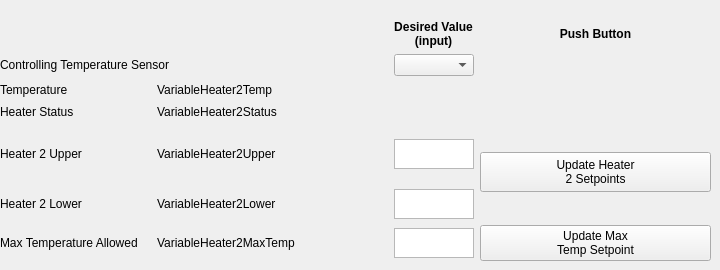
    <widget class="QWidget" name="TabHeater2">
     <attribute name="title">
      <string>Heater 2</string>
     </attribute>
     <widget class="QWidget" name="gridLayoutWidget_3">
      <property name="geometry">
       <rect>
        <x>0</x>
        <y>20</y>
        <width>711</width>
        <height>241</height>
       </rect>
      </property>
      <layout class="QGridLayout" name="gridLayout_3">
       <item row="6" column="2" alignment="Qt::AlignHCenter">
        <widget class="QTextEdit" name="InputHeater2Lower">
         <property name="maximumSize">
          <size>
           <width>80</width>
           <height>30</height>
          </size>
         </property>
        </widget>
       </item>
       <item row="4" column="3" rowspan="3">
        <widget class="QPushButton" name="ButtonUpdateHeater2Setpoints">
         <property name="maximumSize">
          <size>
           <width>500</width>
           <height>40</height>
          </size>
         </property>
         <property name="text">
          <string>Update Heater 
2 Setpoints</string>
         </property>
        </widget>
       </item>
       <item row="7" column="2" alignment="Qt::AlignHCenter|Qt::AlignVCenter">
        <widget class="QTextEdit" name="InputHeater2MaxTemp">
         <property name="maximumSize">
          <size>
           <width>80</width>
           <height>30</height>
          </size>
         </property>
        </widget>
       </item>
       <item row="3" column="1">
        <widget class="QLabel" name="VariableHeater2Status">
         <property name="maximumSize">
          <size>
           <width>500</width>
           <height>40</height>
          </size>
         </property>
         <property name="text">
          <string>VariableHeater2Status</string>
         </property>
        </widget>
       </item>
       <item row="3" column="0">
        <widget class="QLabel" name="LabelHeater2Status">
         <property name="maximumSize">
          <size>
           <width>151</width>
           <height>16</height>
          </size>
         </property>
         <property name="text">
          <string>Heater Status</string>
         </property>
        </widget>
       </item>
       <item row="7" column="3">
        <widget class="QPushButton" name="ButtonUpdateHeater2MaxTemp">
         <property name="maximumSize">
          <size>
           <width>500</width>
           <height>40</height>
          </size>
         </property>
         <property name="text">
          <string>Update Max 
Temp Setpoint</string>
         </property>
        </widget>
       </item>
       <item row="0" column="2" alignment="Qt::AlignHCenter">
        <widget class="QLabel" name="HeaderDesiredValue_3">
         <property name="maximumSize">
          <size>
           <width>500</width>
           <height>40</height>
          </size>
         </property>
         <property name="font">
          <font>
           <weight>75</weight>
           <bold>true</bold>
          </font>
         </property>
         <property name="text">
          <string>Desired Value 
(input)</string>
         </property>
         <property name="alignment">
          <set>Qt::AlignCenter</set>
         </property>
        </widget>
       </item>
       <item row="7" column="0">
        <widget class="QLabel" name="LabelHeater2MaxTemp">
         <property name="sizePolicy">
          <sizepolicy hsizetype="Expanding" vsizetype="Preferred">
           <horstretch>0</horstretch>
           <verstretch>0</verstretch>
          </sizepolicy>
         </property>
         <property name="maximumSize">
          <size>
           <width>151</width>
           <height>71</height>
          </size>
         </property>
         <property name="text">
          <string>Max Temperature Allowed</string>
         </property>
        </widget>
       </item>
       <item row="2" column="1">
        <widget class="QLabel" name="VariableHeater2Temp">
         <property name="maximumSize">
          <size>
           <width>500</width>
           <height>40</height>
          </size>
         </property>
         <property name="text">
          <string>VariableHeater2Temp</string>
         </property>
        </widget>
       </item>
       <item row="2" column="0">
        <widget class="QLabel" name="LabelHeater2Temp">
         <property name="maximumSize">
          <size>
           <width>151</width>
           <height>16</height>
          </size>
         </property>
         <property name="text">
          <string>Temperature</string>
         </property>
        </widget>
       </item>
       <item row="7" column="1">
        <widget class="QLabel" name="VariableHeater2MaxTemp">
         <property name="maximumSize">
          <size>
           <width>500</width>
           <height>40</height>
          </size>
         </property>
         <property name="text">
          <string>VariableHeater2MaxTemp</string>
         </property>
        </widget>
       </item>
       <item row="0" column="3">
        <widget class="QLabel" name="HeaderDesiredValue_4">
         <property name="maximumSize">
          <size>
           <width>500</width>
           <height>40</height>
          </size>
         </property>
         <property name="font">
          <font>
           <weight>75</weight>
           <bold>true</bold>
          </font>
         </property>
         <property name="text">
          <string>Push Button</string>
         </property>
         <property name="alignment">
          <set>Qt::AlignCenter</set>
         </property>
        </widget>
       </item>
       <item row="6" column="1">
        <widget class="QLabel" name="VariableHeater2Lower">
         <property name="maximumSize">
          <size>
           <width>500</width>
           <height>40</height>
          </size>
         </property>
         <property name="text">
          <string>VariableHeater2Lower</string>
         </property>
        </widget>
       </item>
       <item row="6" column="0">
        <widget class="QLabel" name="LabelHeater2LowerName">
         <property name="maximumSize">
          <size>
           <width>500</width>
           <height>40</height>
          </size>
         </property>
         <property name="text">
          <string>Heater 2 Lower</string>
         </property>
        </widget>
       </item>
       <item row="1" column="0" colspan="2">
        <widget class="QLabel" name="LabelHeater2TSensor">
         <property name="text">
          <string>Controlling Temperature Sensor</string>
         </property>
        </widget>
       </item>
       <item row="1" column="2">
        <widget class="QComboBox" name="CBHeater2TSensor"/>
       </item>
       <item row="4" column="0" rowspan="2">
        <widget class="QLabel" name="LabelHeater2UpperName">
         <property name="sizePolicy">
          <sizepolicy hsizetype="Preferred" vsizetype="Ignored">
           <horstretch>0</horstretch>
           <verstretch>0</verstretch>
          </sizepolicy>
         </property>
         <property name="maximumSize">
          <size>
           <width>500</width>
           <height>40</height>
          </size>
         </property>
         <property name="text">
          <string>Heater 2 Upper</string>
         </property>
        </widget>
       </item>
       <item row="4" column="1" rowspan="2">
        <widget class="QLabel" name="VariableHeater2Upper">
         <property name="maximumSize">
          <size>
           <width>500</width>
           <height>40</height>
          </size>
         </property>
         <property name="text">
          <string>VariableHeater2Upper</string>
         </property>
        </widget>
       </item>
       <item row="4" column="2" rowspan="2">
        <widget class="QTextEdit" name="InputHeater2Upper">
         <property name="sizePolicy">
          <sizepolicy hsizetype="Expanding" vsizetype="Ignored">
           <horstretch>0</horstretch>
           <verstretch>0</verstretch>
          </sizepolicy>
         </property>
         <property name="maximumSize">
          <size>
           <width>80</width>
           <height>30</height>
          </size>
         </property>
        </widget>
       </item>
      </layout>
     </widget>
    </widget>
